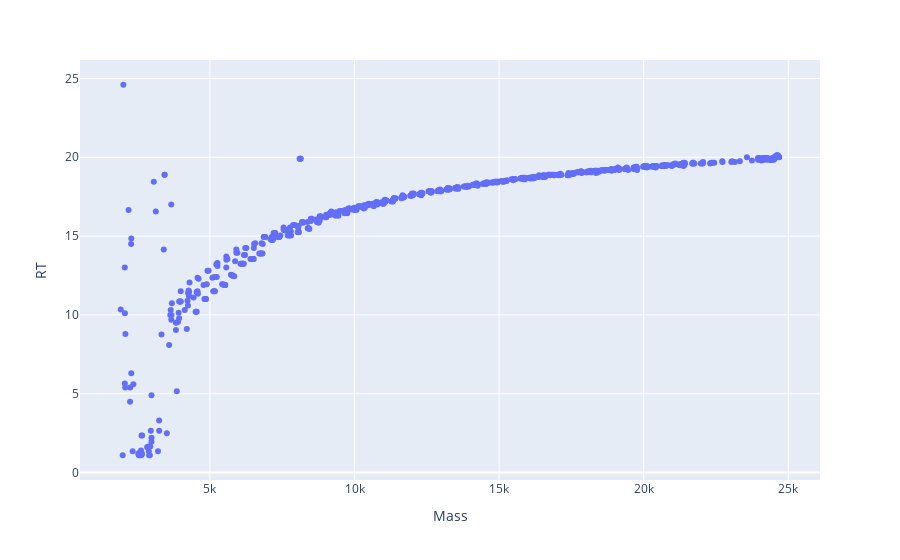
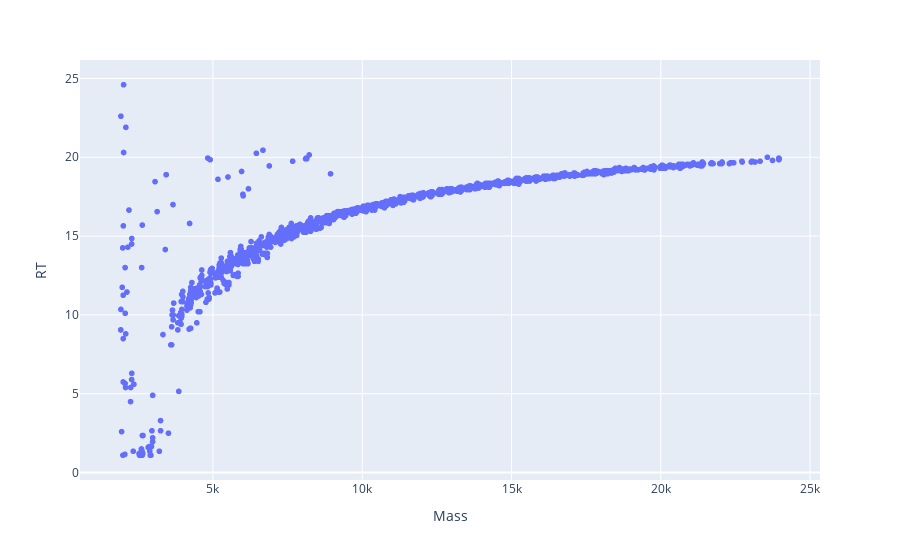

The code cell stored with these charts, in order, in its notebook:
### Code cell
plotly_zone(df_tops[df_tops.Mass>1900], y='RT')
# plotly_zone(df_tops[df_tops.Mass>1900], y='Vol')
df_zone = df_sample[(df_sample.Mass>1900)&(df_sample.Mass<24000)]
plotly_zone(df_zone, y='RT')
plotly_zone(df_zone, y='Vol')

### Figure 1 — Plotly figure (JSON) as saved in the notebook; plotly's stock layout.template omitted (floating-point values rounded to 4 significant figures; data arrays with more than 128 entries replaced by an {"elided": "..."} marker saying what was removed)
{"data": [{"hovertemplate": "Mass=%{x}<br>RT=%{y}<extra></extra>", "legendgroup": "", "marker": {"color": "#636efa", "symbol": "circle"}, "mode": "markers", "name": "", "orientation": "v", "showlegend": false, "type": "scatter", "x": {"elided": "646 float values"}, "xaxis": "x", "y": {"elided": "646 float values"}, "yaxis": "y"}], "layout": {"legend": {"tracegroupgap": 0}, "margin": {"t": 60}, "xaxis": {"anchor": "y", "domain": [0, 1], "title": {"text": "Mass"}}, "yaxis": {"anchor": "x", "domain": [0, 1], "title": {"text": "RT"}}}}

### Figure 2 — Plotly figure (JSON) as saved in the notebook; plotly's stock layout.template omitted (floating-point values rounded to 4 significant figures; data arrays with more than 128 entries replaced by an {"elided": "..."} marker saying what was removed)
{"data": [{"hovertemplate": "Mass=%{x}<br>RT=%{y}<extra></extra>", "legendgroup": "", "marker": {"color": "#636efa", "symbol": "circle"}, "mode": "markers", "name": "", "showlegend": false, "type": "scattergl", "x": {"elided": "2434 float values"}, "xaxis": "x", "y": {"elided": "2434 float values"}, "yaxis": "y"}], "layout": {"legend": {"tracegroupgap": 0}, "margin": {"t": 60}, "xaxis": {"anchor": "y", "domain": [0, 1], "title": {"text": "Mass"}}, "yaxis": {"anchor": "x", "domain": [0, 1], "title": {"text": "RT"}}}}
